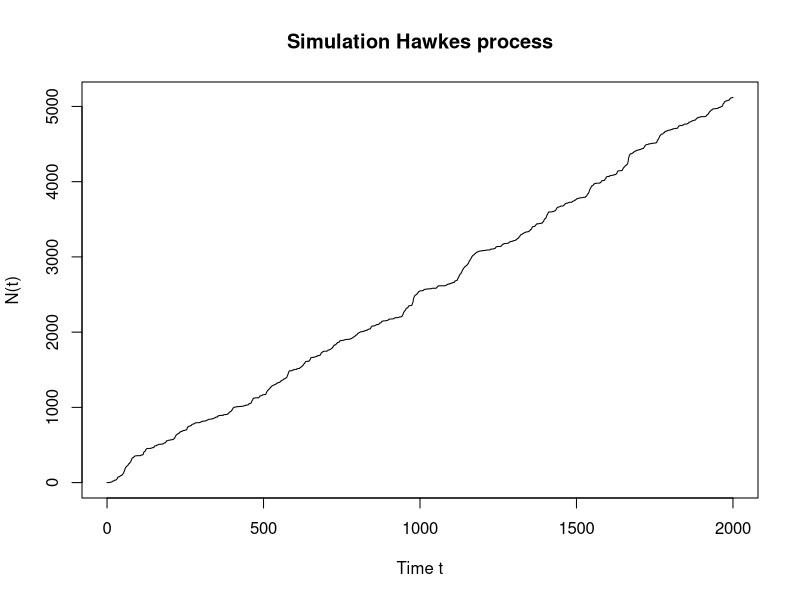

Source code (R):
# Simulate Hakwes Processes ####

# in the case of Hawkes process, we cannot fix a constant value for rho_bar, since:
# - if is too large the probability can be always low, and so we simulate more and
#   more points to find the actual points
# - if is too small, the probability can be >1 and must be calculated again

# the solution could be to constantly update the value of rho_bar so that is incremented
# each time we accept a new point.

simulate_Hawkes_t <- function(mu_func, mu_bar, T, g_func){
  t=0
  all_t <- c(NULL)
  delta_t_1 <- rexp(n = 1, rate = mu_bar)
  t_1 <- t + delta_t_1
  prob_1 <- mu_func(t_1) / mu_bar
  if (runif(1)<=prob_1){
    all_t <- c(all_t, t_1)
  }
  t <- t_1
  
  lambda_bar <- mu_bar + g_func(0) # since g is decreasing, the max is g(0)
  while (t<=T){
    
    delta_t <- rexp(n = 1, rate = lambda_bar)
    candidate_t <- t + delta_t
    if (candidate_t>T){
      break
    }
    triggering_factor <- sum(g_func(candidate_t - all_t))
    lambda_real <- mu_func(candidate_t) + triggering_factor
    prob <- lambda_real / lambda_bar # add if to check lambda real<lambda_bar

    if (runif(1) <= prob){
      all_t <- c(all_t,candidate_t) # we first add the new t in the vector
      lambda_bar <- mu_bar + triggering_factor + g_func(0) 
      # then the new maximum value will be the max value for mu and g + the 
      # contribute of the triggering factor, that since g is decreasing 
      # we have:
      
      # delta_t high, the influence of the previous t is lower, since we have
      # a bigger value in the exp because t*>>ti and the new element in the sum
      # does not equiparate the decay for the previous ti and probably we 
      # will reduce the upperbound, became closer to just mu_bar, 
      
      # delta_t low, where we still have
      # influence of the previous point, i.e the difference between t* and ti is not
      # that big, so the exp(t*-ti) will not be so low as before and the 
      # new point t* will compensate the decay of t*-ti since we add the new element
      # in the sum t*-t^(*-1) that allows the upperbound to increase 
    } else{
      lambda_bar <- mu_bar + triggering_factor + g_func(0) 
      # we update lambda_bar even if fails because means that we are distant from
      # the upperbound and if we continue we just continue to refuse point 
      # (computationally inefficient) but if we update the lambda_bar we would 
      # decrease the upperbound but still considering the max jump that the next
      # time could have, i.e. g(0)
    }
    t <- candidate_t
  }
  return(sort(all_t))
}




# Simulation ####

set.seed(123)
T_end<- 2000
mu_bar <- 0.5
alpha <- 0.8 # must be lower than 1
beta <- 1.2

# function
mu_f <- function(t) { return(mu_bar) } # background constant
g_f <- function(t) { return(alpha * beta *exp(-beta * t)) } # exponenetial kernel

# simulation
events <- simulate_Hawkes_t(
  mu_func = mu_f, 
  mu_bar = mu_bar, 
  T = T_end, 
  g_func = g_f)

# results
cat("Number events generated:", length(events), "\n")
head(events)
# Plot counting process N(t)
plot(c(0, events, T_end), 0:(length(events)+1), type="s", 
     main="Simulation Hawkes process", 
     xlab="Time t", ylab="N(t)")



# Inference ####


# We define the negative log likelihood

nll_hawkes <- function(par, events, T) {
  
  # par contains mu, alpha and beta
  mu <- par[1]
  alpha <- par[2]
  beta <- par[3]
  
  # Mu and Beta must be > 0. Alpha must be >= 0 and < 1.
  if (mu <= 0 || alpha < 0 || alpha >= 1 || beta <= 0) {
    return(1e+10) # since these are conditions for the process, we return an high value
  }
  
  N <- length(events)
  
  # The first parte of the integral is simply integral(mu) between 0 and T in dt
  # that since mu is constant gives simply mu*T
  integral_term <- mu * T
  
  # Second part of the integral luckily is a closed form solution given by
  # (sum(alpha * (1 - exp(-beta * (T - t_i)))))
  integral_term <- integral_term + sum(alpha * (1 - exp(-beta * (T - events))))

  
  # We evaluate now the first part of the likelihood that is sum(log(lambda(t)))
  sum_log_intensity <- 0
  
  for (i in 1:N) {
    t_i <- events[i]
      
    # We evaluate the triggering factor
    triggering_factor <- 0
    # All the previous time for that i are simply: events[1:(i-1)]
    t_j_vec <- events[1:(i-1)] 
      
    # Kernel: alpha * beta * exp(-beta * (t_i - t_j))
    kernel_values <- alpha * beta * exp(-beta * (t_i - t_j_vec))
    triggering_factor <- sum(kernel_values)
      
    # we add the mu background intensity in t_i
    lambda_t_i <- mu + triggering_factor
    # then we add to the other values in log
    sum_log_intensity <- sum_log_intensity + log(lambda_t_i)
  }
  
  
  # Since here we want to find the MLE but we want to minimize the elements we use
  # the negative log likelihood
  Neg_LL <- integral_term - sum_log_intensity
  
  return(Neg_LL)
}


initial_params <- c(mu = 2.5, alpha = 0.1, beta = 1) 
# We use optim as optimization function
mle_results <- optim(
  par = initial_params, 
  fn = nll_hawkes, 
  events = events, 
  T = T_end, 
  method = "BFGS",
  control = list(fnscale = 1)
)


cat("\nInitial parameters:\n")
print(initial_params)
cat("Real parameters: mu =", mu_bar, ", alpha =", alpha, ", beta =", beta, "\n")
cat("\nStimed parameters:\n")
print(mle_results$par)
cat("\nNeg_LL Minima, i.e MLE:", mle_results$value, "\n")
